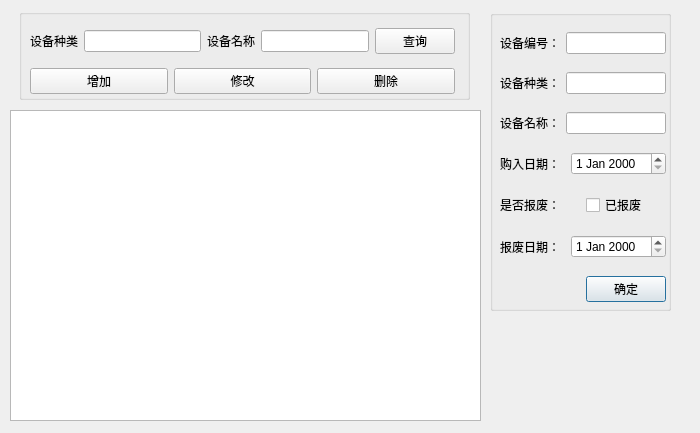
<?xml version="1.0" encoding="UTF-8"?>
<ui version="4.0">
 <class>Dialog</class>
 <widget class="QDialog" name="Dialog">
  <property name="geometry">
   <rect>
    <x>0</x>
    <y>0</y>
    <width>700</width>
    <height>433</height>
   </rect>
  </property>
  <property name="windowTitle">
   <string>实验室设备管理</string>
  </property>
  <property name="modal">
   <bool>false</bool>
  </property>
  <widget class="QTableWidget" name="m_table_widget">
   <property name="geometry">
    <rect>
     <x>10</x>
     <y>110</y>
     <width>471</width>
     <height>311</height>
    </rect>
   </property>
   <property name="horizontalScrollBarPolicy">
    <enum>Qt::ScrollBarAsNeeded</enum>
   </property>
   <property name="sizeAdjustPolicy">
    <enum>QAbstractScrollArea::AdjustIgnored</enum>
   </property>
   <property name="editTriggers">
    <set>QAbstractItemView::NoEditTriggers</set>
   </property>
   <property name="selectionMode">
    <enum>QAbstractItemView::SingleSelection</enum>
   </property>
   <property name="selectionBehavior">
    <enum>QAbstractItemView::SelectRows</enum>
   </property>
   <property name="textElideMode">
    <enum>Qt::ElideMiddle</enum>
   </property>
   <property name="horizontalScrollMode">
    <enum>QAbstractItemView::ScrollPerPixel</enum>
   </property>
   <attribute name="horizontalHeaderVisible">
    <bool>true</bool>
   </attribute>
   <attribute name="horizontalHeaderCascadingSectionResizes">
    <bool>false</bool>
   </attribute>
   <attribute name="horizontalHeaderDefaultSectionSize">
    <number>77</number>
   </attribute>
   <attribute name="horizontalHeaderShowSortIndicator" stdset="0">
    <bool>false</bool>
   </attribute>
   <attribute name="horizontalHeaderStretchLastSection">
    <bool>false</bool>
   </attribute>
   <attribute name="verticalHeaderVisible">
    <bool>false</bool>
   </attribute>
   <attribute name="verticalHeaderShowSortIndicator" stdset="0">
    <bool>false</bool>
   </attribute>
  </widget>
  <widget class="QGroupBox" name="groupBox">
   <property name="geometry">
    <rect>
     <x>490</x>
     <y>10</y>
     <width>181</width>
     <height>301</height>
    </rect>
   </property>
   <property name="title">
    <string/>
   </property>
   <widget class="QWidget" name="layoutWidget">
    <property name="geometry">
     <rect>
      <x>10</x>
      <y>10</y>
      <width>166</width>
      <height>301</height>
     </rect>
    </property>
    <layout class="QVBoxLayout" name="verticalLayout_2">
     <item>
      <layout class="QHBoxLayout" name="horizontalLayout_3">
       <item>
        <widget class="QLabel" name="label_3">
         <property name="text">
          <string>设备编号：</string>
         </property>
        </widget>
       </item>
       <item>
        <widget class="QLineEdit" name="m_edit_id"/>
       </item>
      </layout>
     </item>
     <item>
      <layout class="QHBoxLayout" name="horizontalLayout_9">
       <item>
        <widget class="QLabel" name="label_4">
         <property name="text">
          <string>设备种类：</string>
         </property>
        </widget>
       </item>
       <item>
        <widget class="QLineEdit" name="m_edit_type"/>
       </item>
      </layout>
     </item>
     <item>
      <layout class="QHBoxLayout" name="horizontalLayout_5">
       <item>
        <widget class="QLabel" name="label_6">
         <property name="text">
          <string>设备名称：</string>
         </property>
        </widget>
       </item>
       <item>
        <widget class="QLineEdit" name="m_edit_name"/>
       </item>
      </layout>
     </item>
     <item>
      <layout class="QHBoxLayout" name="horizontalLayout_8">
       <item>
        <widget class="QLabel" name="label_5">
         <property name="text">
          <string>购入日期：</string>
         </property>
        </widget>
       </item>
       <item>
        <widget class="QDateEdit" name="m_dt_buy_time"/>
       </item>
      </layout>
     </item>
     <item>
      <layout class="QHBoxLayout" name="horizontalLayout_7">
       <item>
        <widget class="QLabel" name="label_7">
         <property name="text">
          <string>是否报废：</string>
         </property>
        </widget>
       </item>
       <item>
        <widget class="QCheckBox" name="m_cb_scrap">
         <property name="text">
          <string>已报废</string>
         </property>
        </widget>
       </item>
      </layout>
     </item>
     <item>
      <layout class="QHBoxLayout" name="horizontalLayout_6">
       <item>
        <widget class="QLabel" name="label_8">
         <property name="text">
          <string>报废日期：</string>
         </property>
        </widget>
       </item>
       <item>
        <widget class="QDateEdit" name="m_dt_scrap_time"/>
       </item>
      </layout>
     </item>
     <item>
      <layout class="QHBoxLayout" name="horizontalLayout_4">
       <item>
        <spacer name="horizontalSpacer">
         <property name="orientation">
          <enum>Qt::Horizontal</enum>
         </property>
         <property name="sizeHint" stdset="0">
          <size>
           <width>78</width>
           <height>20</height>
          </size>
         </property>
        </spacer>
       </item>
       <item>
        <widget class="QPushButton" name="m_ok">
         <property name="enabled">
          <bool>true</bool>
         </property>
         <property name="text">
          <string>确定</string>
         </property>
        </widget>
       </item>
      </layout>
     </item>
    </layout>
   </widget>
  </widget>
  <widget class="QGroupBox" name="groupBox_2">
   <property name="geometry">
    <rect>
     <x>19</x>
     <y>9</y>
     <width>451</width>
     <height>91</height>
    </rect>
   </property>
   <property name="title">
    <string/>
   </property>
  </widget>
  <widget class="QWidget" name="layoutWidget">
   <property name="geometry">
    <rect>
     <x>30</x>
     <y>20</y>
     <width>425</width>
     <height>82</height>
    </rect>
   </property>
   <layout class="QVBoxLayout" name="verticalLayout">
    <item>
     <layout class="QHBoxLayout" name="horizontalLayout_10">
      <item>
       <layout class="QHBoxLayout" name="horizontalLayout">
        <item>
         <widget class="QLabel" name="label">
          <property name="text">
           <string>设备种类</string>
          </property>
         </widget>
        </item>
       </layout>
      </item>
      <item>
       <widget class="QLineEdit" name="m_edit_query_type"/>
      </item>
      <item>
       <layout class="QHBoxLayout" name="horizontalLayout_2">
        <item>
         <widget class="QLabel" name="label_2">
          <property name="text">
           <string>设备名称</string>
          </property>
         </widget>
        </item>
        <item>
         <widget class="QLineEdit" name="m_edit_query_name"/>
        </item>
       </layout>
      </item>
      <item>
       <widget class="QPushButton" name="m_btn_query">
        <property name="text">
         <string>查询</string>
        </property>
       </widget>
      </item>
     </layout>
    </item>
    <item>
     <layout class="QHBoxLayout" name="horizontalLayout_11">
      <item>
       <widget class="QPushButton" name="m_btn_add">
        <property name="text">
         <string>增加</string>
        </property>
       </widget>
      </item>
      <item>
       <widget class="QPushButton" name="m_btn_update">
        <property name="text">
         <string>修改</string>
        </property>
       </widget>
      </item>
      <item>
       <widget class="QPushButton" name="m_btn_del">
        <property name="text">
         <string>删除</string>
        </property>
       </widget>
      </item>
     </layout>
    </item>
   </layout>
  </widget>
  <widget class="QLabel" name="m_query_result">
   <property name="geometry">
    <rect>
     <x>500</x>
     <y>340</y>
     <width>171</width>
     <height>31</height>
    </rect>
   </property>
   <property name="text">
    <string/>
   </property>
  </widget>
 </widget>
 <resources/>
 <connections/>
</ui>
